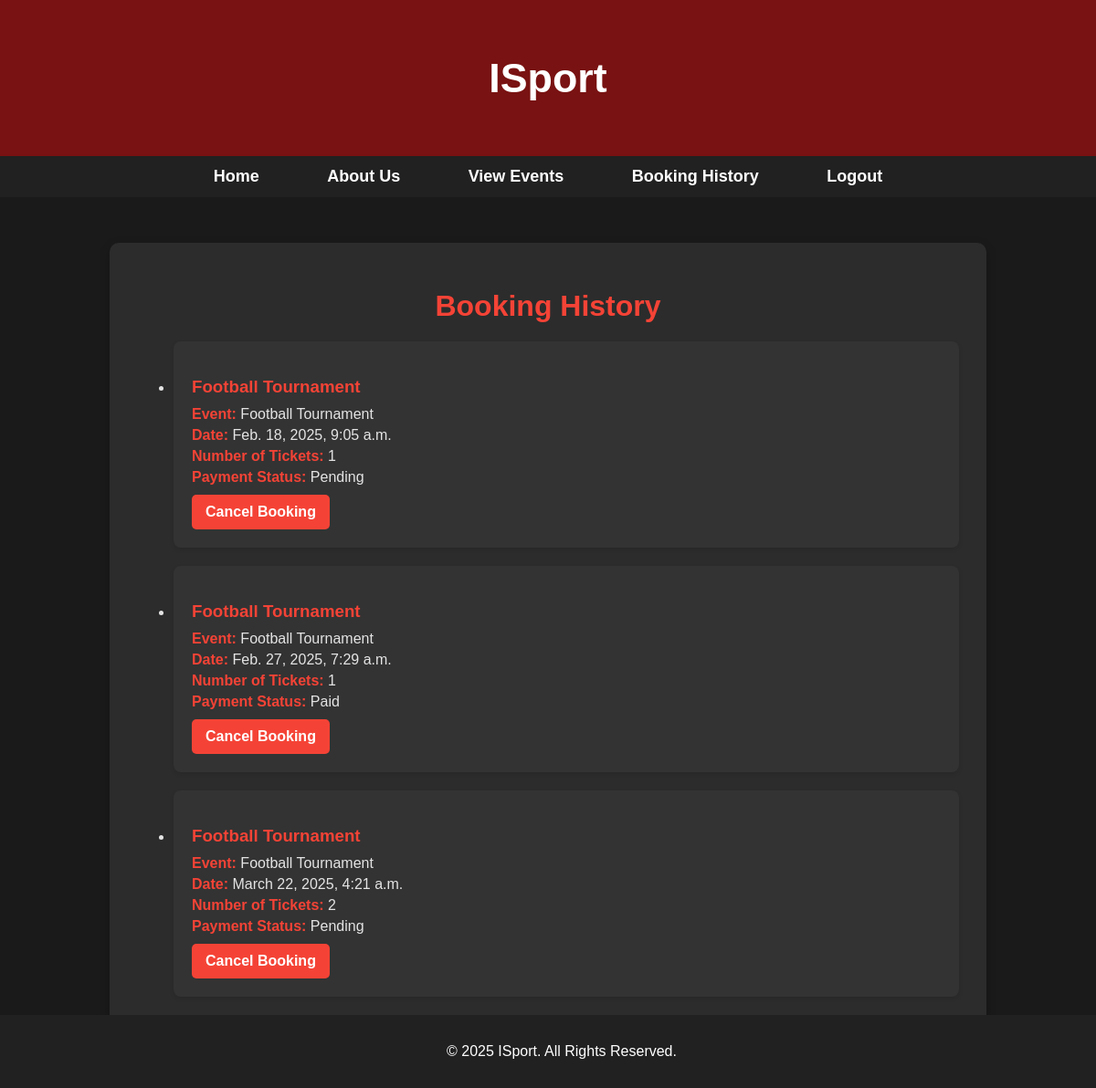
/bookinghistory/ (signed in), run on an earlier commit of the app's database.
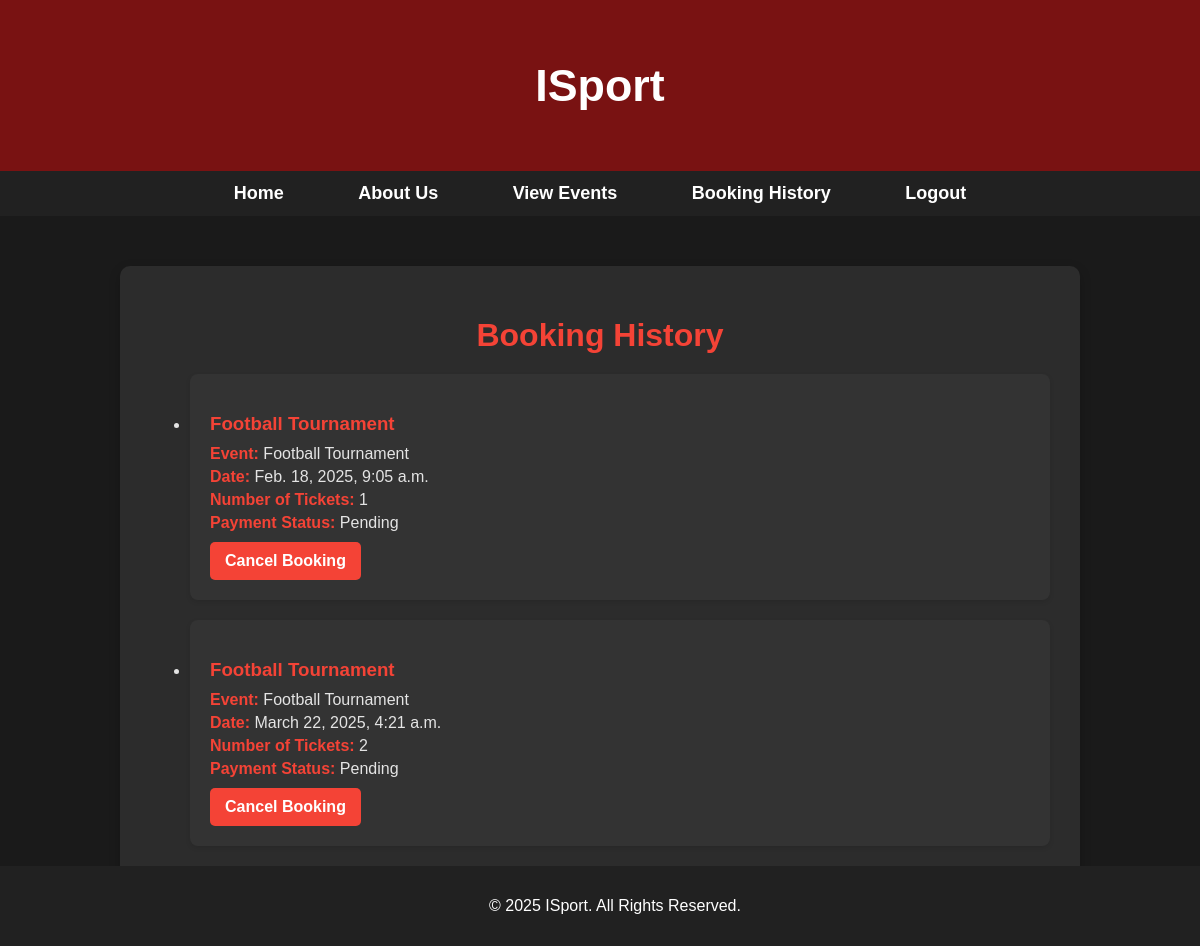
And on a later commit of the database.
### app/models.py (models this page shows, shortened)
class TicketPurchase(models.Model):
    fan = models.ForeignKey(FanRegister, on_delete=models.CASCADE)
    event = models.ForeignKey(EventTickets, on_delete=models.CASCADE)
    purchase_date = models.DateTimeField(auto_now_add=True)
    number_of_tickets = models.PositiveIntegerField()
    amount = models.DecimalField(max_digits=10, decimal_places=2, default=0.00)
    razorpay_order_id = models.CharField(max_length=255, blank=True, null=True)
    payment_status = models.CharField(max_length=20, choices=[("Pending", "Pending"), ("Paid", "Paid")], default="Pending")

class EventTickets(models.Model):
    publisher = models.ForeignKey(PublisherRegister, on_delete=models.CASCADE, related_name='events')  # Linking event to a publisher
    title = models.CharField(max_length=255)
    description = models.TextField()
    date = models.DateField()
    location = models.CharField(max_length=255)
    price = models.DecimalField(max_digits=10, decimal_places=2)

### app/views.py (the view)
# urls.py: path('bookinghistory/', views.bookinghistory, name='bookinghistory'),
def bookinghistory(request):
    if 'fan' in request.session:  # Check if a fan is logged in
        fan_email = request.session['fan']
        try:
            fan = FanRegister.objects.get(email=fan_email)
            bookings = TicketPurchase.objects.filter(fan=fan)  # Fetch only the logged-in fan's bookings
            return render(request, 'bookers/bookinghistory.html', {'bookings': bookings})
        except FanRegister.DoesNotExist:
            messages.error(request, "User not found!")
            return redirect('login')
    else:
        messages.error(request, "Please log in to view your booking history!")
        return redirect('login')

### templates/bookers/bookinghistory.html (shortened to what this page needs)
<!DOCTYPE html>
<html lang="en">
<head>
</head>
<body>
    <header>
        <h1>ISport</h1>
    </header>
    <nav>
        <ul>
            <li><a href="../fanshome">Home</a></li>
            <li><a href="../about">About Us</a></li>
            <li><a href="../view_events">View Events</a></li>
            <li><a href="../bookinghistory">Booking History</a></li>
            <li><a href="../logout">Logout</a></li>
        </ul>
    </nav>
    <div class="events-container">
        <h1>Booking History</h1>
        {% if bookings %}
        <div class="booking-history">
            <ul>
                {% for booking in bookings %}
                <li class="event-item">
                    <h3>{{ booking.event.title }}</h3>
                    <div class="event-details">
                        <p><strong>Event:</strong> {{ booking.event.title }}</p>
                        <p><strong>Date:</strong> {{ booking.purchase_date }}</p>
                        <p><strong>Number of Tickets:</strong> {{ booking.number_of_tickets }}</p>
                        <p><strong>Payment Status:</strong> {{ booking.payment_status }}</p>
                    </div>
                    <form action="{% url 'cancel_booking' booking.id %}" method="POST" style="margin-top: 10px;">
                        <button type="submit" class="cancel-btn">Cancel Booking</button>
                    </form>
                </li>
                {% endfor %}
            </ul>
        </div>
        {% else %}
        <p style="text-align: center; color: #f44336;">You have not booked any events yet.</p>
        {% endif %}
    </div>
    <footer>
        <p>&copy; 2025 ISport. All Rights Reserved.</p>
    </footer>
</body>
</html>

What changed in the data, as far as the page shows it:
removed TicketPurchase: event "Football Tournament", purchase_date "Feb. 27, 2025, 7:29 a.m.", number_of_tickets "1", payment_status "Paid"
